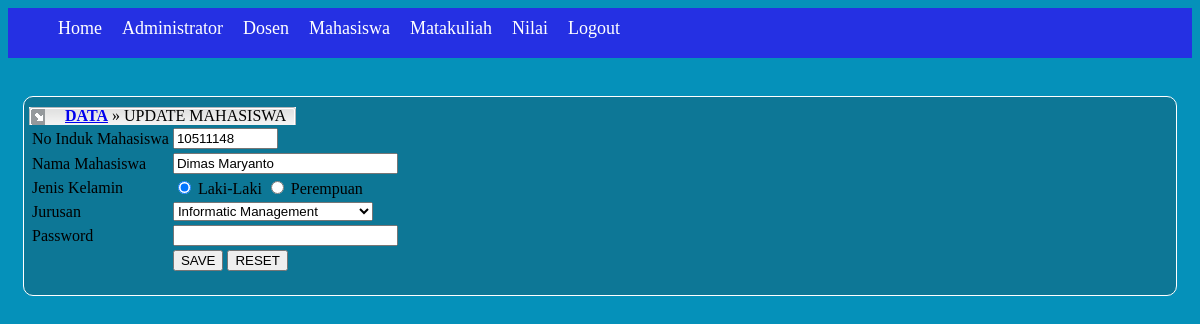
The app's page /admin/index.php?page=mahasiswa/update&key=10511148 (signed in) with its own data.
### tables this page shows
CREATE TABLE IF NOT EXISTS `mahasiswa` (
  `nim` varchar(30) NOT NULL,
  `nama` varchar(100) NOT NULL,
  `jk` char(10) DEFAULT NULL,
  `jur` varchar(30) DEFAULT NULL,
  `password` varchar(100) DEFAULT NULL,
  PRIMARY KEY (`nim`)
);

### includes/classes.php (called while the page is built, shortened)
<?php
class Database {
    private $server = "localhost";
    private $username = "root";
    private $password = "admin";
    private $dbName = "nilaionline148";
    function getDriverConnection() {
        $mysqli = new mysqli($this->server, $this->username, $this->password, $this->dbName);
        return $mysqli;
    }
}
class Mahasiswa {
    private $tableName = "mahasiswa";
    private $columnName = array("nim", "nama", "jk", "jur", "password");
    function tampilDataWihtID($field, $key) {
        $db = new Database();
        $sql = new PerintahSQL();
        $mysqli = $db->getDriverConnection();
        $query = $sql->getPerintahSelectAll($this->tableName) . " WHERE " . $this->columnName[0] . " = '$key'";
        try {
            $result = mysqli_query($mysqli, $query);
            if ($result === FALSE) {
                throw new Exception("Failed Show Data : " . $mysqli->error);
            } else {
                $data = mysqli_fetch_array($result);
            }
        } catch (Exception $ex) {
            echo "$ex->getMessage()";
        }
        if ($field == 0) {
            return $data[0];
        } else if ($field == 1) {
            return $data[1];
        } else if ($field == 2) {
            return $data[2];
        } else if ($field == 3) {
            return $data[3];
        } else if ($field == 4) {
            return $data[4];
        }
    }
}
class PerintahSQL {
    function getPerintahSelectAll($table) {
        return "select * from $table";
    }
}
?>

### admin/mahasiswa/update.php (the view, shortened to what this page needs)
<?php
include_once '../../includes/classes.php';
if (filter_has_var(INPUT_GET, 'key')) {
    $nim = filter_input(INPUT_GET, 'key');
    $mhs = new Mahasiswa();
    ?>
    <div class="header">
        <div class="header-navigation">
            <div id="left-header">&emsp;</div>
            <div id="center-header"> &emsp; <a href="?page=mahasiswa/view"><b>DATA</b></a> &raquo; UPDATE MAHASISWA</div>
            <div id="right-header">&emsp;</div>
        </div>
    </div>
    <br>
    <form method="POST" action="?page=mahasiswa/update&key=<?php echo "$nim"; ?>" id="frm-input-mahasiswa">
        <table>
            <tr>
                <td>No Induk Mahasiswa</td>
                <td>
                    <input type="text" name="nim" value="<?php echo $mhs->tampilDataWihtID(0, $nim); ?>" size="10" maxlength="8"/>
                </td>
            </tr>
            <tr>
                <td>Nama Mahasiswa</td>
                <td>
                    <input type="text" name="nama" value="<?php echo $mhs->tampilDataWihtID(1, $nim); ?>" size="25" />
                </td>
            </tr>
            <tr>
                <td>Jenis Kelamin</td>
                <td>
                    <?php
                    if ($mhs->tampilDataWihtID(2, $nim) == 'Laki-Laki') {
                        ?>
                        <label>
                            <input type="radio" name="jk" value="Laki-Laki" checked/>
                            Laki-Laki
                        </label>
                        <label>
                            <input type="radio" name="jk" value="Perempuan"/>
                            Perempuan
                        </label>
                        <?php
                    } else if ($mhs->tampilDataWihtID(2, $nim) == 'Perempuan') {
                        ?>
                        <label>
                            <input type="radio" name="jk" value="Laki-Laki"/>
                            Laki-Laki
                        </label>
                        <label>
                            <input type="radio" name="jk" value="Perempuan" checked/>
                            Perempuan
                        </label>
                    <?php }
                    ?>
                </td>
            </tr>
            <tr>
                <td>Jurusan</td>
                <td>
                    <?php
                    $option = array(
                        "IF" => "Informatic Engineering",
                        "MI" => "Informatic Management",
                        "TK" => "Computer Engineering",
                        "ELECTRO" => "Electrical Engineering",
                        "AR" => "Architecture Engineering",
                        "SIPIL" => "Civil Engineering",
                        "TI" => "Industrial Engineering",
                        "PWK" => "Regional and City Planning",
                        "KA" => "Accountancy Computerization");
                    ?>
                    <select name="jur">
                        <?php
                        foreach ($option as $key => $value) {
                            if ($mhs->tampilDataWihtID(3, $nim) == $key) {
                                echo "<option value='" . $key . "' selected>$value</option>";
                            } else {
                                echo "<option value='" . $key . "'>$value</option>";
                            }
                        }
                        ?>
                    </select>
                </td>
            </tr>
            <tr>
                <td>Password</td>
                <td>
                    <input type="password" name="pass" value="" size="25" />
                </td>
            </tr>
            <tr>
                <td></td>
                <td>
                    <input type="submit" value="SAVE" name="simpan"/> <input type="reset" value="RESET" />
                </td>
            </tr>
        </table>
    </form>
    <?php
}
?>

### css/style-view.css (style rules this page uses)
body { background-color: #0591ba; }
.header-navigation #left-header { float: left; background-image: url(../img/tabdata01.gif); background-repeat: no-repeat; }
.header-navigation #right-header { float: left; background-image: url(../img/tabdata03.gif); background-repeat: no-repeat; }
.header-navigation #center-header { float: left; background-image: url(../img/tabdata02bg.gif); background-repeat: repeat-x; }

### records on screen
mahasiswa: nim "10511148", nama "Dimas Maryanto", jur "Informatic Management"
